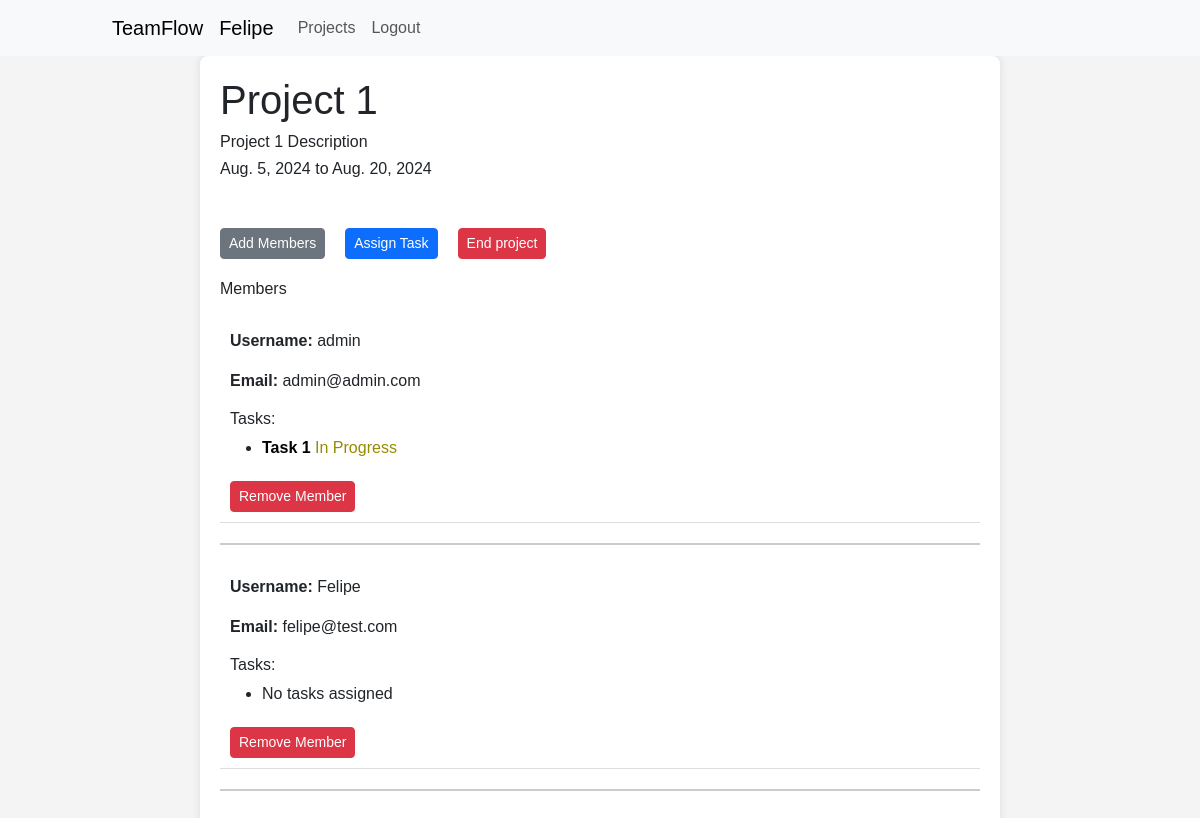
Page /projects/10/ (signed in) on the committed database.
### teamflow/models.py (models this page shows)
class User(AbstractUser):
    email = models.EmailField(unique=True)
    username = models.CharField(max_length=255, unique=False)
    USERNAME_FIELD = 'email'
    REQUIRED_FIELDS = []

class Project(models.Model):
    name = models.CharField(max_length=255)
    description = models.TextField(max_length=255)
    start_date = models.DateField()
    due_date = models.DateField()
    created_by = models.ForeignKey(User, on_delete=models.CASCADE, related_name='created_projects')
    members = models.ManyToManyField(User, related_name='joined_projects')

class Task(models.Model):
    title = models.CharField(max_length=255)
    description = models.TextField(max_length=1024)
    status = models.CharField(max_length=255)
    priority = models.CharField(max_length=255)
    due_date = models.DateField()
    assigned_to = models.ForeignKey(User, on_delete=models.CASCADE)
    project = models.ForeignKey(Project, on_delete=models.CASCADE)

### teamflow/views.py (the view)
# urls.py: path('projects/<int:project_id>/', views.SingleProjectPage, name='single_project'),
@login_required
def SingleProjectPage(request, project_id):
    try:
        query_project = get_object_or_404(Project, pk=project_id)
    except Http404:
        messages.error(request, "Project not found.")
        return HttpResponseRedirect(reverse('home'))
    project_members = query_project.members.all()
    user = request.user
    if not query_project.members.filter(pk=user.pk).exists():
        messages.error(request, "Not allowed.")
        return HttpResponseRedirect(reverse('home'))
    members_with_tasks = []
    for member in project_members:
        tasks = Task.objects.filter(project=query_project, assigned_to=member)
        members_with_tasks.append({
            'member': member,
            'tasks': tasks
        })
    return render(request, "teamflow/projects/singleproject.html", {
        "project": query_project,
        "user": user,
        "members_with_tasks": members_with_tasks,
    })

### teamflow/templates/teamflow/projects/singleproject.html (shortened to what this page needs)
{% extends "teamflow/layout.html" %}
{% block body %}
    <div class="create-project-main-div">
        <h1>{{ project.name }}</h1>
        <h6>{{ project.description }}</h6>
        <h6>{{ project.start_date }} to {{project.due_date}}</h6>
        {% if user.id == project.created_by.id %}
            <div class="button-group" style="margin-top: 50px;">
                <button id="add-members-btn" class="btn btn-secondary btn-sm">Add Members</button>
                <button id="assign-task-btn" class="btn btn-primary btn-sm" style="margin-left: 10px;">Assign Task</button>
                <button id="end-task-btn" class="btn btn-danger btn-sm" style="margin-left: 10px;">End project</button>
            </div>
        {% endif %}
        <h6 style="margin-top: 20px;">Members</h6>
        <div class="project-members">
            {% for member_with_tasks in members_with_tasks %}
                <div class="member">
                    <p><strong>Username:</strong> {{ member_with_tasks.member.username }}</p>
                    <p><strong>Email:</strong> {{ member_with_tasks.member.email }}</p>
                    <div class="tasks-list">
                        <h6>Tasks:</h6>
                        <ul>
                            {% for task in member_with_tasks.tasks %}
                                <li><a class="task-link" href="#">{{ task.title }}</a>
                                    {% if task.status == "Not Started" %}
                                        <span style="color:#800000;">{{task.status}}</span>
                                    {% elif task.status == "In Progress" %}
                                        <span style="color:#968c00;">{{task.status}}</span>
                                    {% else %}
                                        <span style="color:#198000;">{{task.status}}</span>
                                    {% endif %}
                                </li>
                            {% empty %}
                                <li>No tasks assigned</li>
                            {% endfor %}
                        </ul>
                    </div>
                    {% if user.id == project.created_by.id %}
                        <form action="{% url 'remove_member' project_id=project.id member_id=member_with_tasks.member.id %}" method="post" style="display:inline;">
                            <button type="submit" class="btn btn-danger btn-sm remove-member-btn" data-email="{{ member.email }}">Remove Member</button>
                        </form>
                    {% endif %}
                </div>
                <hr>
            {% endfor %}
        </div>
    </div>
    {% load static %}
{% endblock body %}

### teamflow/templates/teamflow/layout.html (shortened to what this page needs)
<!DOCTYPE html>
<html lang="en">
<head>
    <link href="https://cdn.jsdelivr.net/npm/bootstrap@5.3.3/dist/css/bootstrap.min.css" rel="stylesheet">
    {% load static %} <link rel="stylesheet" type="text/css" href="{% static "teamflow/style.css" %}">
</head>
<body>
    {% if user.is_authenticated %}
        <nav class="navbar navbar-expand-lg bg-body-tertiary">
            <div class="container-fluid">
                <a id="teamflow-navbar" class="navbar-brand" href="{% url 'home' %}">TeamFlow</a>
                <div class="collapse navbar-collapse" id="navbarNavAltMarkup">
                    <div class="navbar-nav">
                        <span class="navbar-brand">{{user.username}}</span>
                        <a class="nav-link" href="{% url 'projects' %}">Projects</a>
                        <a class="nav-link" href="{% url 'logout' %}">Logout</a>
                    </div>
                </div>
            </div>
        </nav>
    {% endif %}
    {% block body %}
    {% endblock body %}
    {% load static %} <script src="{% static 'teamflow/close_message_button.js' %}"></script>
</body>
</html>

### teamflow/static/teamflow/style.css (style rules this page uses)
#teamflow-navbar { margin-left: 100PX; }
.create-project-main-div { padding-left: 100px; padding-right: 100px; }
.create-project-main-div { max-width: 800px; margin: 0 auto; padding: 20px; }
.create-project-main-div h6 { white-space: normal; word-wrap: break-word; }
.button-group { display: flex; gap: 10px; }
.project-members { margin-top: 20px; }
.member { padding: 10px; border-bottom: 1px solid #ddd; margin-bottom: 10px; }
.remove-member-btn { margin-top: 5px; }
.task-link { color: black; font-weight: bold; text-decoration: none; transition: color 0.3s ease; }
body { font-family: Arial, sans-serif; margin: 0; padding: 0; background-color: #f4f4f4; }
.create-project-main-div { padding: 20px; background-color: #ffffff; border-radius: 8px; box-shadow: 0 0 10px rgba(0, 0, 0, 0.1); }
hr { border: 0; border-top: 2px solid #333; margin: 20px 0; }

### rows in the picture
User: username "Felipe", member.username "Felipe", member.email "felipe@test.com"
Project: name "Project 1", description "Project 1 Description", start_date "Aug. 5, 2024", due_date "Aug. 20, 2024"
User: member.username "admin", member.email "admin@admin.com"
Task: title "Task 1", status "In Progress"
